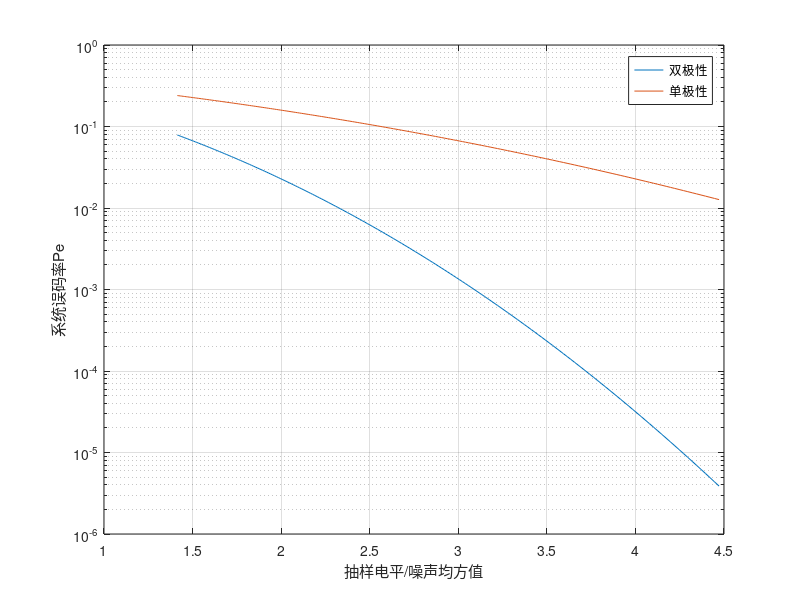
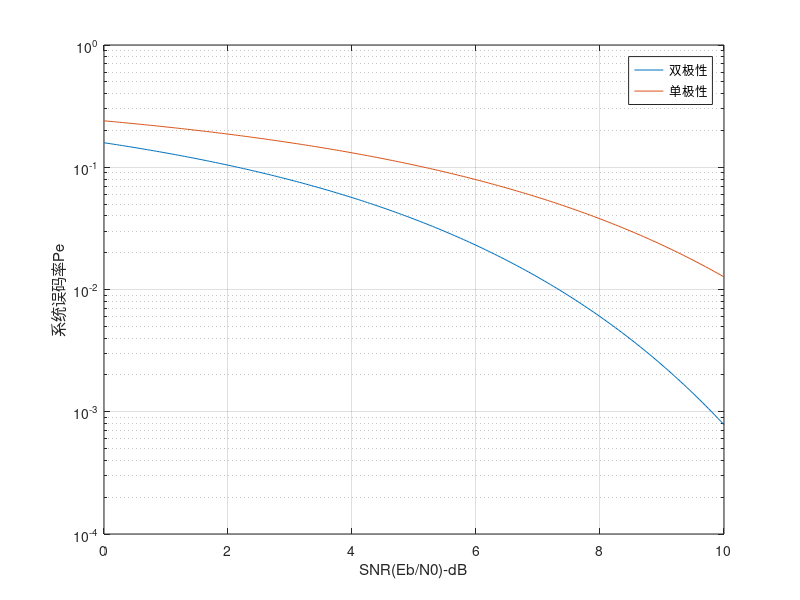

Source code (MATLAB) for these figures, in order:
% 评估二进制单极性和双极性基带系统的抗噪性能
SNR_dB = 0:0.05:10;
scal = 10.^(SNR_dB/10); %信噪比的比例形式


A_over_sigma = sqrt(scal)*sqrt(2);
double = 0.5*erfc(sqrt(scal));
single = 0.5*erfc(0.5*sqrt(scal));

figure('NumberTitle', 'off', 'Name','相同抽样电平下两种数字基带系统的抗噪声能力');
semilogy(A_over_sigma,double);
hold on;
semilogy(A_over_sigma,single);
xlabel('抽样电平/噪声均方值');
ylabel('系统误码率Pe');
grid on;
legend('双极性','单极性');

%tips:数字基带系统的抗噪性能（不考虑码间干扰，受噪声引起的误码率）与信号码元抽样电平的值与噪声均方根值（功率开方，即高斯噪声的方差开方）之比有关
%如果是理想的方波码元，功率为A


%第4-5行其实是验证了两种编码方式：相同的电平值A和噪声均方值下不同的抗噪表现，而不是相同的信噪比条件下，因为如果两个信号的SNR相同，则两个信号的电平值也不同



%----验证相同SNR下不同系统的抗噪性能（此时两种信号的电平值也不同）-----

double_2 = 0.5*erfc(sqrt(scal)/sqrt(2));
single_2 = 0.5*erfc(sqrt(scal)/2);
figure('NumberTitle', 'off', 'Name','相同SNR下两种数字基带系统的抗噪声能力');
semilogy(SNR_dB,double_2);
hold on;
semilogy(SNR_dB,single_2);
xlabel('SNR(Eb/N0)-dB');
ylabel('系统误码率Pe');
grid on;
legend('双极性','单极性');
